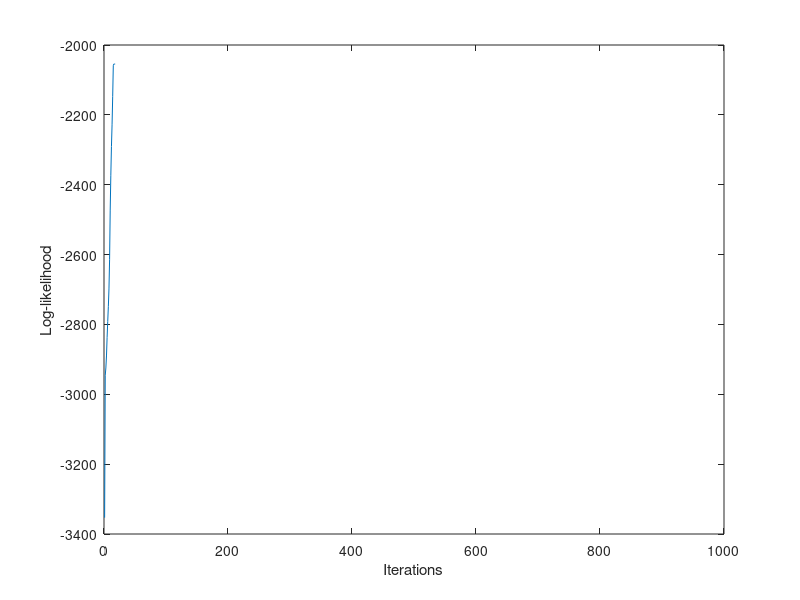
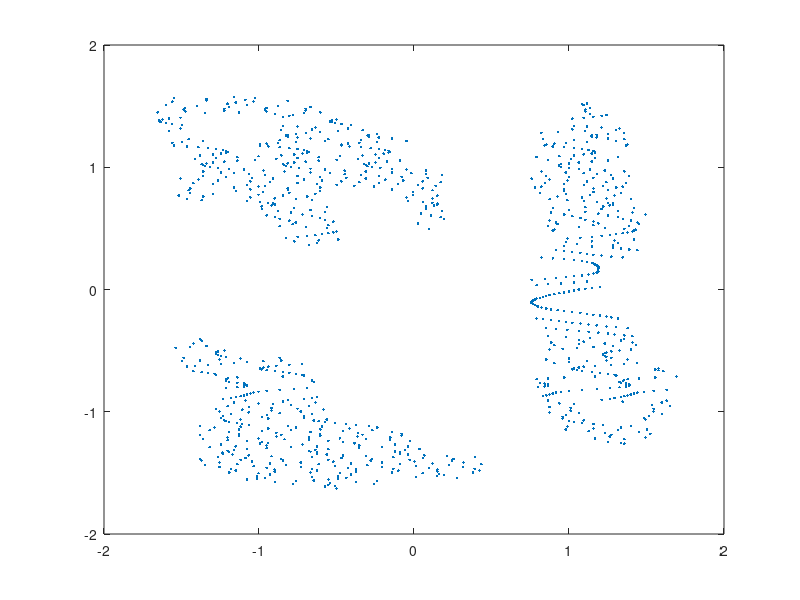

Write the MATLAB code that produced these figures, in order. (Note: this script raises an error after producing the figures.)
clear all
close all

%% Load data
load clusterdata2d % gives 'data' -- also try with other datasets!
[N, D] = size(data);

%% Initialize parameters
K = 3; % try with different parameters
mu = cell(K, 1);
Sigma = cell(K, 1);
pi_k = ones(K, 1)/K;
for k = 1:K
  % Let mu_k be a random data point:
  mu{k} = data(randi(N), :);
  % Let Sigma_k be the identity matrix:
  Sigma{k} = eye(D);
end % for

%% Loop until you're happy
max_iter = 1000; % XXX: you should find a better convergence check than a max iteration counter
log_likelihood = NaN(max_iter, 1);
r = zeros(N,K);
for iter = 1:max_iter
  %% Compute responsibilities
  % XXX: FILL ME IN!
  for k = 1:K
      r(:,k) = pi_k(k)*mvnpdf(data, mu{k}, Sigma{k});
  end
  rn = r./sum(r,2);
  %% Update parameters
  Nk = sum(rn,1);
  % XXX: FILL ME IN!
  mu_new = cell(K,1);
  Sigma_new = cell(K,1);
  mu_new(:) = {zeros(1,2)};
  Sigma_new(:) = {zeros(2,2)};
  for k = 1:K
      for n = 1:N
          mu_new{k} = mu_new{k} + 1/Nk(k)*rn(n,k)*data(n,:);
      end
      for n = 1:N
          Sigma_new{k} = Sigma_new{k} + 1/Nk(k)*rn(n,k)*((data(n,:)-mu_new{k})'*(data(n,:)-mu_new{k}));
      end
  end
  pi_k_new = Nk'/N;
  mu = mu_new;
  Sigma = Sigma_new;
  pi_k = pi_k_new;
  
  %% Compute log-likelihood of data
  % log_likelihood(iter) = NaN; % XXX: DO THIS CORRECTLY
  for n = N
      log_likelihood(iter) = sum(log(sum(r,2)),1);
  end
  
  % End...
  if iter > 1
      if abs(diff(log_likelihood(iter-1:iter)))<1e-5
          break;
      end
  end
end % for

%% Plot log-likelihood -- did we converge?
figure
plot(log_likelihood);
xlabel('Iterations'); ylabel('Log-likelihood');

%% Plot data
figure
if (D == 2)
  plot(data(:, 1), data(:, 2), '.');
elseif (D == 3)
  plot3(data(:, 1), data(:, 2), data(:, 3), '.');
end % if
hold on
for k = 1:K
  plot_normal(mu{k}, Sigma{k});
end % for
hold off
